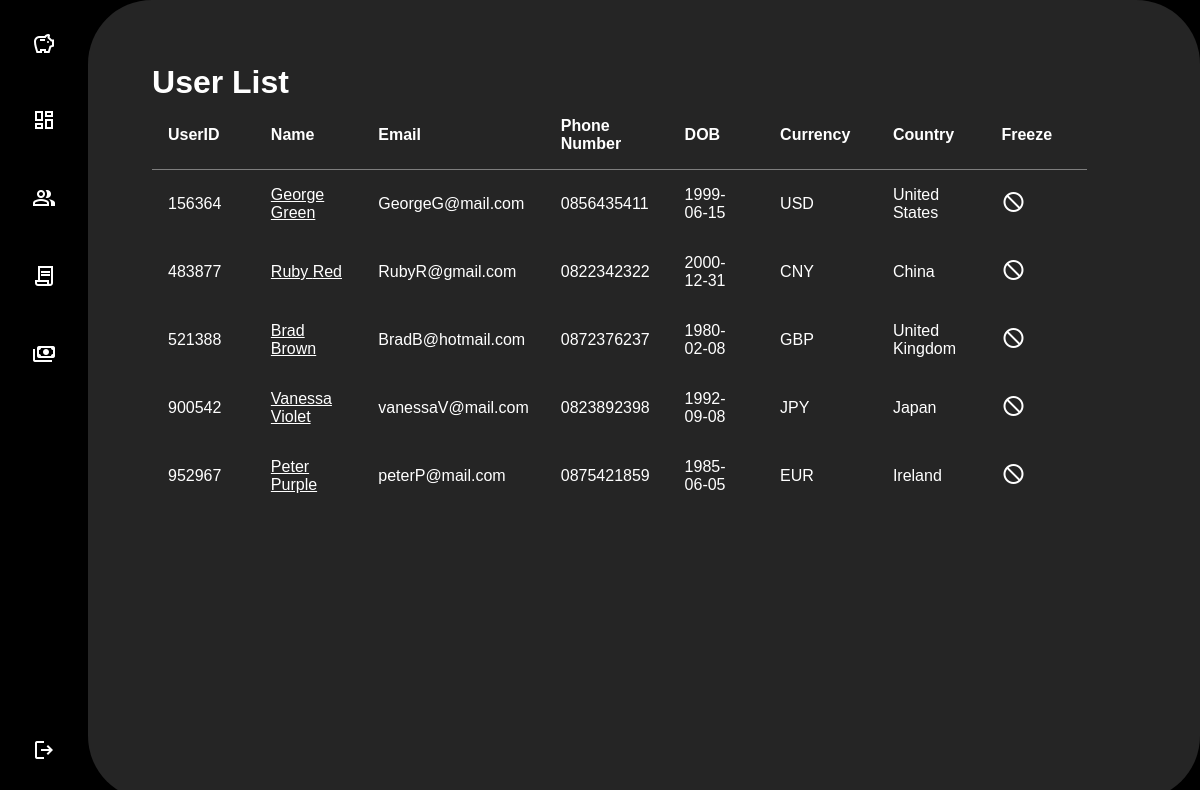
The app's page /admin/view/allUsers (signed in) with its own data.
### tables this page shows
CREATE TABLE "users" (
  userId INTEGER PRIMARY KEY,
  userName VARCHAR(20) NOT NULL,
  firstName VARCHAR(20) NOT NULL,
  lastName VARCHAR(20) NOT NULL,
  dob DATE NOT NULL,
  phoneNum VARCHAR(10) NOT NULL CHECK (LENGTH(phoneNum) = 10),
  email VARCHAR(50) NOT NULL,
  currency VARCHAR(5) NOT NULL,
  homeAddress VARCHAR(100) NOT NULL,  
  city VARCHAR(50) NOT NULL,          
  county VARCHAR(50) NOT NULL,        
  postalCode VARCHAR(10) NOT NULL,
  country VARCHAR(50) NOT NULL,
  freezeAccount BOOLEAN DEFAULT 0,
  createdAccount TIMESTAMP NOT NULL,       
  password VARCHAR(25) NOT NULL
);

### app.py (the view)
@app.route("/admin/view/allUsers", methods=["GET", "POST"])
@login_required
@admin_required
def adminUsers():
    db = get_db()
    users = db.execute(
        """
        SELECT *
        FROM users
        """
    )
    return render_template("admin/userList.html", users=users)

### app.py (called while the page is built, shortened)
@app.before_request
def load_logged_in_user():
    g.user = session.get("userId", None)

@app.before_request
def kickFrozenAccount():
    db = get_db()
    if g.user is not None:
        admin = db.execute(
            """
            SELECT *
            FROM adminAccounts
            WHERE userId = ?
            """,
            (g.user,),
        ).fetchone()

def login_required(view):
    @wraps(view)
    def wrapped_view(*args, **kwargs):
        if g.user is None:
            return redirect(url_for("login", next=request.url))
        return view(*args, **kwargs)
    return wrapped_view

def admin_required(view):
    @wraps(view)
    def wrapped_view(*args, **kwargs):
        db = get_db()
        admin = db.execute(
            """
            SELECT *
            FROM adminAccounts
            WHERE userId = ?""",
            (g.user,),
        ).fetchone()
        if admin is None:
            return redirect(url_for("login", next=request.url))
        return view(*args, **kwargs)
    return wrapped_view

### database.py (called while the page is built)
def get_db():
    if "db" not in g:
        g.db = sqlite3.connect(DATABASE, detect_types=sqlite3.PARSE_DECLTYPES)
        g.db.row_factory = sqlite3.Row
    return g.db

### templates/admin/userList.html (shortened to what this page needs)
{% extends 'admin/base.html' %}
{% block head %}
<link rel="stylesheet" href="{{ url_for('static', filename='css/admin/userList.css') }}">
{% endblock %}
{% block content %}
<div class="background">
    <div class="leftPanel">
        <h1>User List</h1>
        <section>
            <table>
                <tr>
                    <th scope="col">UserID</th>
                    <th scope="col">Name</th>
                    <th scope="col">Email</th>
                    <th scope="col">Phone Number</th>
                    <th scope="col">DOB</th>
                    <th scope="col">Currency</th>
                    <th scope="col">Country</th>
                    <th scope="col">Freeze</th>
                </tr>
                <tr>
                    {% if users %}
                    {% for user in users %}
                    <td>{{ user['userId'] }}</td>
                    <td class="clickable"><a href="{{ url_for('viewUser', userId=user['userId']) }}">{{
                            user['firstName'] }}
                            {{user['lastName'] }}</a></td>
                    <td>{{ user['email'] }}</td>
                    <td>{{ user['phoneNum'] }}</td>
                    <td>{{ user['dob'] }}</td>
                    <td>{{ user['currency'] }}</td>
                    <td>{{ user['country'] }}</td>
                    <td>
                        {% if user['freezeAccount'] == 0 %}
                        <a href="{{ url_for('adminFreezeUser', userId=user['userId']) }}"><span
                                class="material-symbols-outlined">
                            </span></a>
                        {% else %}
                        <a href="{{ url_for('adminUnfreezeUser', userId=user['userId']) }}"><span
                                class="material-symbols-outlined">
                                add
                            </span></a>
                        {% endif %}
                    </td>
                </tr>
                {% endfor %}
                {% endif %}
            </table>
        </section>
    </div>
</div>
{% endblock %}

### templates/admin/base.html (shortened to what this page needs)
<!DOCTYPE html>
<html lang="en">
<head>
    <link rel="stylesheet" href="{{ url_for('static', filename='css/base.css') }}">
    {% block head %}
    {% endblock %}
</head>
<body>
    <nav>
        <ul>
            <li><span class="material-symbols-outlined">
                </span></li>
            <li><a href="{{ url_for('adminDashboard')}}"><span class="material-symbols-outlined">
                    </span></a></li>
            <li><a href="{{ url_for('adminUsers') }}"><span class="material-symbols-outlined">
                    </span></a></li>
            <li><a href="{{ url_for('adminTransactions') }}"><span class="material-symbols-outlined">
                    </span></a></li>
            <li><a href="{{ url_for('adminSenderTransfer') }}"><span class="material-symbols-outlined">
                    </span></a></li>
        </ul>
        <a href="{{ url_for('logout') }}"><span class="material-symbols-outlined">
            </span></a>
    </nav>
    {% block content %}
    {% endblock %}
</body>
</html>

### static/css/base.css (style rules this page uses)
:root { --Main-bg-color: black; --Secondary-bg-color: #1e1e1e; --Tertiary-bg-color: #252525; --Main-font-size: 16px; --Main-font-color: white; --Secondary-font-color: #7e7e7e; --Main-hover-color: #7e7e7e; --Main-error-color: red; }
* { margin: 0; padding: 0; box-sizing: border-box; font-family: Arial, sans-serif; }
html { background-color: var(--Tertiary-bg-color); font-size: var(--Main-font-size); }
body { background-color: var(--Main-bg-color); color: var(--Main-font-color); display: flex; }
.background { background-color: var(--Main-bg-color); z-index: 0; display: flex; flex-direction: row; width: 100%; height: auto; min-height: 100vh; align-items: stretch; }
.leftPanel { background-color: var(--Tertiary-bg-color); border-radius: 4em; padding: 4em; width: 100%; }
nav { display: flex; flex-direction: column; align-items: flex-start; padding: 2em; justify-content: space-between; }
nav ul { display: flex; flex-direction: column; flex-wrap: nowrap; gap: 3em; }
nav li { list-style: none; padding: 0; margin: 0; }
a { font-size: 1.5em; text-decoration: none; color: var(--SideNav-text-color); }
table { width: 95%; border-collapse: collapse; border-radius: 2em; }
th, td { padding: 2em; text-align: left; border: none; width: 5em; }
.clickable { text-decoration: underline; }

### static/css/admin/userList.css (style rules this page uses)
table { width: 95%; border-collapse: collapse; border-radius: 2em; }
th, td { padding: 1em; text-align: left; border: none; width: 8em; }
tr:first-child { border-bottom: 1px solid #7e7e7e; }
table a { font-size: 1em; }

### records on screen
users: userId "156364", firstName "George", lastName "Green", email "GeorgeG@mail.com", phoneNum "0856435411", dob "1999-06-15", currency "USD", country "United States"
users: userId "483877", firstName "Ruby", lastName "Red", email "RubyR@gmail.com", phoneNum "0822342322", dob "2000-12-31", currency "CNY", country "China"
users: userId "521388", firstName "Brad", lastName "Brown", email "BradB@hotmail.com", phoneNum "0872376237", dob "1980-02-08", currency "GBP", country "United Kingdom"
users: userId "900542", firstName "Vanessa", lastName "Violet", email "vanessaV@mail.com", phoneNum "0823892398", dob "1992-09-08", currency "JPY", country "Japan"
users: userId "952967", firstName "Peter", lastName "Purple", email "peterP@mail.com", phoneNum "0875421859", dob "1985-06-05", currency "EUR", country "Ireland"
